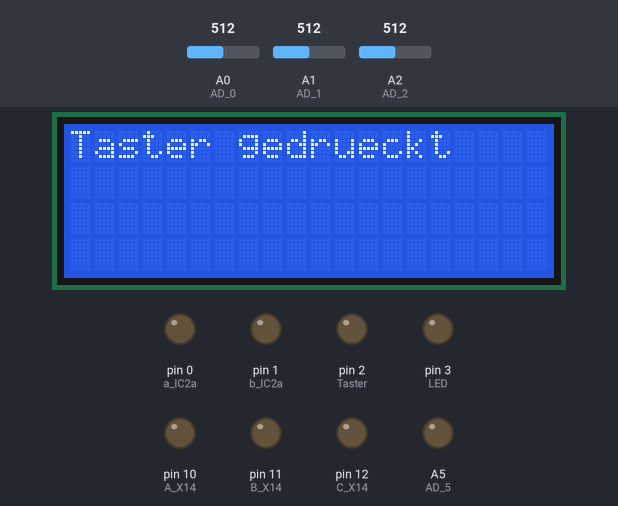
The program below on a simulated Arduino Uno, built with avr-gcc and run on an emulated ATmega328P. Shown: 20×4 character LCD, output pins drawn as LEDs (lit = HIGH). Inputs (shaded band) come from the test bench; at power-on: A0 (AD_0) = 512, A1 (AD_1) = 512, A2 (AD_2) = 512. Pins used as bus, display or sensor lines are not drawn.

Above: at 2.1 s.
At 5.2 s:
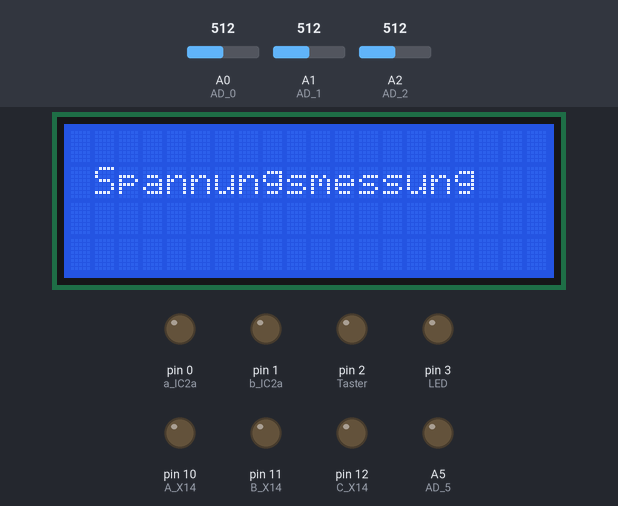
5.3 s: A0 (AD_0) set to 588
8.2 s: A0 (AD_0) set to 611
11.7 s: A0 (AD_0) set to 991
At 13.0 s:
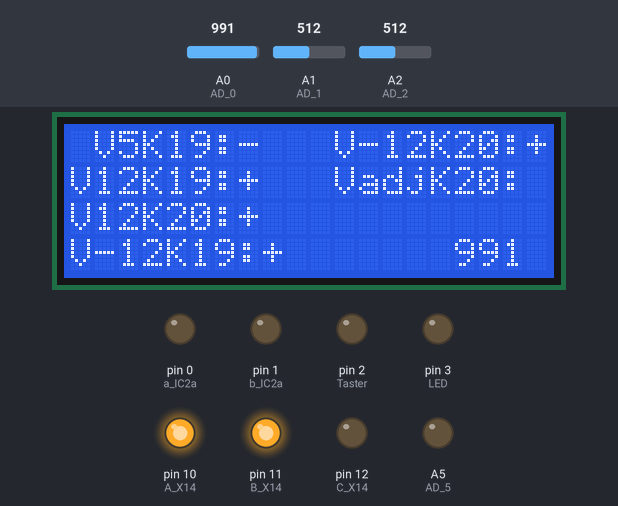
16.4 s: A0 (AD_0) set to 1013
28.0 s: A0 (AD_0) set to 270
At 36.7 s:
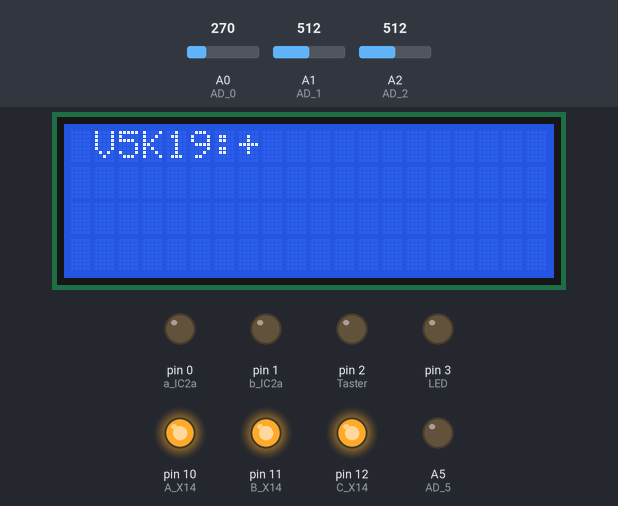
37.0 s: A1 (AD_1) set to 586
40.1 s: A1 (AD_1) set to 607
At 70.1 s:
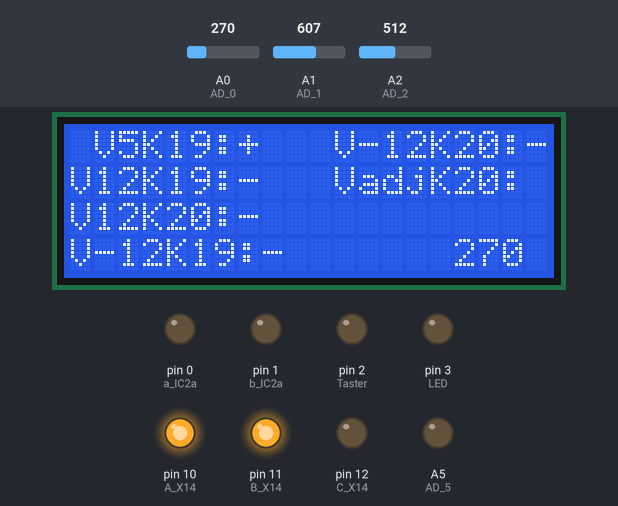
Timing chart, 0 to 70.6 s (numbered marks = the images above; inputs shaded):
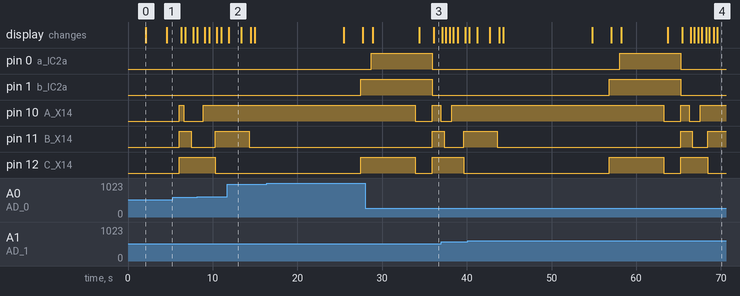

Measured:
- the behaviour switches between 599 and 600 on A1 (AD_1) (found by bisection; images 3 and 4)
- after the input at 28.0 s, the display: first differs from a run without the input after 8.1 s (image 3)
- what the display in image 0 shows lasts 2.5 s, from 2.1 s to 4.6 s

The program:

main.cpp
```cpp
#include <Arduino.h>
#include <LiquidCrystal.h>
#include <globalVar.h>
extern "C" {
  #include <func_spiout.h>
}

extern "C" {
  #include <func_spgmess.h>
}

extern "C"{
  #include <func_strmess.h>
}

extern "C"{
  #include <func_error.h>
}

String aZeile1 = "BFW MUENCHEN";
String aZeile2 = "EGS 28 und 34";
String aZeile3 = " ";
String aZeile4 = "Platinentester";
String bZeile1 = "Platine anschliessen";
String bZeile3 = "Test starten";


//-------------------------------PINS-----------------------------------------
//A0= + spg; A1= - spg; A2= Strom ;
int opto = A4; int AUS = A5;

byte AD_0 = A0, AD_1 = A1, AD_2 = A2, AD_5 = A5;

LiquidCrystal lcd(8, 9, 4, 5, 6, 7);

void setup()
{


 pinMode(A_X14, OUTPUT);
 pinMode(B_X14, OUTPUT);
 pinMode(C_X14, OUTPUT);

 pinMode(LED, OUTPUT);

 pinMode(AD_0, INPUT);
 pinMode(AD_1, INPUT);
 pinMode(AD_2, INPUT);

 pinMode(AD_5, OUTPUT);

 pinMode(SCK_, OUTPUT);
 pinMode(CS, OUTPUT);
 pinMode(SDA_, OUTPUT);
 digitalWrite(SCK_, LOW);

 pinMode(a_IC2a, OUTPUT);
 pinMode(b_IC2a, OUTPUT);
 pinMode(Taster,INPUT_PULLUP);

 digitalWrite(A_X14, LOW); // LSB
 digitalWrite(B_X14, LOW);
 digitalWrite(C_X14, LOW);  // MSB

 digitalWrite(a_IC2a, LOW); // LSB
 digitalWrite(b_IC2a, LOW); // MSB

 digitalWrite(AD_5, LOW);   // AUS=LOW ...also AN! (einstellberer regler)

 digitalWrite(LED, LOW);

  // set up the LCD's number of columns(Spalte) and rows(Zeile):
 lcd.begin(20,4);
 lcd.setCursor(0,0);
 lcd.print("Platine Anschliessen");
 lcd.setCursor(0,1);
 lcd.print("Taster druecken");

 // while(digitalRead(Taster)== HIGH);           // Für Testbetrieb Dauerhaft Taster gedrückt
  //{}

 pinMode(Taster, OUTPUT);
 digitalWrite(Taster,LOW);
 delay(2000);
 lcd.clear();
 lcd.print("Taster gedrueckt");

 delay(2000);

}

void loop()
{

if (digitalRead(A_X14) == LOW)
      {
          // Spannungsmessung V5_K19
          delay(500);
          lcd.clear();
          lcd.setCursor(1,1);
          lcd.print("Spannungsmessung");
          delay(1000);
          func_spgmess_V5_K19();
          V5_K19 = (analogRead(A0));

          lcd.clear();
          lcd.setCursor(1,0);
          lcd.print("V5K19:");
          if ((V5_K19 > 120) && (V5_K19 < 280))
            {
             lcd.setCursor(7,0);
             lcd.print("+");
             delay(500);

            }
          else
          {
            lcd.setCursor(7,0);
            lcd.print("-");
            func_error();
          }

          // Spannungsmessung V12_K19
          delay(200);
          func_spgmess_V12_K19();
          V12_K19 = (analogRead(A0));
          lcd.setCursor(0,1);
          lcd.print("V12K19:");
          if ((V12_K19 > 370) && (V12_K19 < 600))
          {
            lcd.setCursor(7,1);
            lcd.print("+");
            delay(500);
          }
          else
          {
            lcd.setCursor(7,1);
            lcd.print("-");
            func_error();
          }

          //Spannungsmessung V12_K20
          delay(200);
          func_spgmess_V12_K20();
          V12_K20 = (analogRead(A0));
          lcd.setCursor(0,2);
          lcd.print("V12K20:");
          delay(500);
          if ((V12_K19 > 370) && (V12_K19 < 600))
                    {
            lcd.setCursor(7,2);
            lcd.print("+");
            delay(500);
          }
          else
          {
            lcd.setCursor(7,2);
            lcd.print("-");
            func_error();
          }
          //Spannungsmessung Vneg12_K19
          delay(200);
          func_spgmess_Vneg12_K19();
          Vneg12_K19 = (analogRead(A1));
          lcd.setCursor(0,3);
          lcd.print("V-12K19:");
          delay(500);
          if ((Vneg12_K19 > 370) && (Vneg12_K19 < 600))
                    {
            lcd.setCursor(8,3);
            lcd.print("+");
            delay(500);
          }
          else
          {
            lcd.setCursor(8,3);
            lcd.print("-");
            func_error();
          }
         //Spannungsmessung Vneg12_K20
          delay(200);
          func_spgmess_Vneg12_K20();
          Vneg12_K20 = (analogRead(A1));
          lcd.setCursor(11,0);
          lcd.print("V-12K20:");
          delay(500);
          if ((Vneg12_K20 > 370) && (Vneg12_K20 < 600))
                    {
            lcd.setCursor(19,0);
            lcd.print("+");
            delay(500);
          }
          else
          {
            lcd.setCursor(19,0);
            lcd.print("-");
            func_error();
          }
           //Spannungsmessung Vadj_K20
          delay(200);
          func_spgmess_Vneg12_K20();
          Vadj_K20 = (analogRead(A0));
          lcd.setCursor(16,3);
          lcd.print(Vadj_K20);
          lcd.setCursor(11,1);
          lcd.print("VadjK20:");
          delay(500);

          //hier Spannung an Poti senden ////SET SPI 255
          digitalWrite(SCK_, LOW);
          delay(1);
          digitalWrite(CS, LOW);
          func_spiout(255);

          digitalWrite(CS, HIGH);
          delay(1000);
          Vadj_K20 = analogRead(A0);
          lcd.setCursor(16,3);
          lcd.print(Vadj_K20);

          if ((Vadj_K20 > 0) && (Vadj_K20 < 1000))
                    {
            lcd.setCursor(19,1);
            lcd.print("+");
            delay(500);
          }
          else
          {
            lcd.setCursor(19,1);
            lcd.print("-");
            func_error();
          }
          //Spannungsmessung VU_K19
          delay(200);
          func_spgmess_VU_K19();
          VU_K19 = (analogRead(A0));
          lcd.setCursor(13,2);
          lcd.print("VUK19:");
          delay(500);
          if ((VU_K19 > 0) && (VU_K19 < 1000))
          {
            lcd.setCursor(19,2);
            lcd.print("+");
            delay(10000);
          }
          else
          {
            lcd.setCursor(19,2);
            lcd.print("-");
            func_error();
            delay(10000);
          }


          delay(500);
          lcd.clear();
          lcd.setCursor(4,1);
          lcd.print("Strommessung");
          delay(2000);
          func_strmess_neg12V();
          Ineg12 = (analogRead(A2)); // zeile kommt weg wenn programm Funktuniert
          lcd.clear();
          lcd.setCursor(0,0);
          lcd.print("-12V:");
          lcd.setCursor(10,0);
          lcd.print(Ineg12);          // zeile kommt weg wenn programm Funktuniert
          if ((Ineg12 > 370) && (Ineg12 < 600))
            {
             lcd.setCursor(5,0);
             lcd.print("+");
             delay(500);
            }
          else
          {
            lcd.setCursor(5,0);
            lcd.print("-");
            func_error();
          }
          delay(500);
          func_strmess_neg12VBeg();
          I = (analogRead(A2));
          lcd.setCursor(0,1);
          lcd.print("-12V Beg:");
          lcd.setCursor(0,3);
          lcd.print(I);
          if (I < 1)
            {
              lcd.setCursor(9,1);
              lcd.print("+");
              delay(5000);
            }
          else
          {
            lcd.setCursor(9,1);
            lcd.print("-");
            delay(5000);
          }


          func_spgmess();


      }


}
```

func_error.h
```cpp
#include <Arduino.h>

void func_error();
```

func_spgmess.h
```cpp
#include <Arduino.h>

void func_spgmess();
void func_spgmess_V12_K19();
void func_spgmess_V12_K20();
void func_spgmess_V5_K19();
void func_spgmess_Vneg12_K19();
void func_spgmess_Vneg12_K20();
void func_spgmess_Vadj_K20();
void func_spgmess_VU_K19();
```

func_spiout.h
```cpp
#include <Arduino.h>


void func_spiout(byte dat);
```

func_strmess.h
```cpp
#include <Arduino.h>

void func_strmess_neg12VBeg();
void func_strmess_neg12V();
void func_spgmess_neg12_Beg();
void func_strmess_neg12_1();
```

globalVar.h
```cpp
#include <Arduino.h>
#pragma once

// Digitales Poti PINS Zum Ansprechen
extern byte CS, SCK_, SDA_;

// Variablen
int V5_K19 ;          int V12_K19;         int Vneg12_K19;
int V12_K20;          int Vneg12_K20;
int Vadj_K20;         int Vadj_min;        int Vadj_max;

int VU_K19;
int posSpg;             int negSpg;         int Spg;
int Ineg12;             int Iadj;           int I;
int I2;                 int I3;

int error;

//----------MUX-4051-----------
extern byte A_X14, B_X14, C_X14;

//-------MUX-4052--------
extern byte a_IC2a, b_IC2a;

 //-----------------LCD--------------------
extern byte D4, D5, D6;
extern byte D7 , RS, EN;

//----------------Auslese Pins Am Arduino----------------
extern byte AD_0;
extern byte AD_1;
extern byte AD_2;
extern byte AD_5;

//-------------------------------PINS-----------------------------------------
//A0= + spg; A1= - spg; A2= Strom ;
//int opto ; int AUS;
extern int Taster;
extern int LED;
```

func_error.c
```cpp
#include <Arduino.h>
#include <globalVar.h>
#include <func_error.h>

void func_error()

{
    if (error <= 3)

    {
      error++;
    }
    else
    {
        // hier kommt ein brake oder so hin
    }
}
```

func_spgmess.c
```cpp
#include <Arduino.h>
#include <globalVar.h>
#include <func_spgmess.h>


void func_spgmess()
{
       digitalWrite(A_X14, LOW);   // LSB
       digitalWrite(B_X14, LOW);
       digitalWrite(C_X14, LOW);  // MSB
}


void func_spgmess_V12_K19()
{
       delay(100);
       digitalWrite(A_X14, LOW);   // LSB
       digitalWrite(B_X14, HIGH);
       digitalWrite(C_X14, HIGH);  // MSB

       digitalWrite(a_IC2a, LOW);  // LSB
       digitalWrite(b_IC2a, LOW);  // MSB
       delay(200);

       //V12_K19 = (analogRead(AD_0));
}

void func_spgmess_V12_K20()
{
       digitalWrite(A_X14, LOW);   // LSB
       digitalWrite(B_X14, LOW);
       digitalWrite(C_X14, HIGH);  // MSB

       digitalWrite(a_IC2a, LOW); // LSB
       digitalWrite(b_IC2a, LOW); // MSB
       delay(200);

       //V12_K20 = (analogRead(AD_0));

}


void func_spgmess_V5_K19()
{
       delay(500);
       digitalWrite(A_X14, HIGH);  // LSB
       digitalWrite(B_X14, HIGH);
       digitalWrite(C_X14, HIGH);  // MSB

       digitalWrite(a_IC2a, LOW);  // LSB
       digitalWrite(b_IC2a, LOW);  // MSB
       delay(200);

      //V5_K19 = (analogRead(AD_0));
}

void func_spgmess_Vneg12_K19()
{
       digitalWrite(A_X14, HIGH);  // LSB
       digitalWrite(B_X14, LOW);
       digitalWrite(C_X14, HIGH);  // MSB

       digitalWrite(a_IC2a, LOW);  // LSB
       digitalWrite(b_IC2a, LOW);  // MSB
       delay(200);

       //Vneg12_K19 = (analogRead(AD_1));
}

void func_spgmess_Vneg12_K20()
{
       digitalWrite(A_X14, HIGH); // LSB
       digitalWrite(B_X14, HIGH);
       digitalWrite(C_X14, LOW);  // MSB

       digitalWrite(a_IC2a, LOW); // LSB
       digitalWrite(b_IC2a, LOW); // MSB

       //Vneg12_K20 = (analogRead(AD_1));
       delay(200);
}

void func_spgmess_Vadj_K20()
{
       delay(300);

       digitalWrite(A_X14, LOW);   // LSB
       digitalWrite(B_X14, HIGH);
       digitalWrite(C_X14, LOW);   // MSB

       digitalWrite(a_IC2a, LOW);  // LSB
       digitalWrite(b_IC2a, LOW);  // MSB

       delay(200);

       //Vadj_K20 = (analogRead(AD_0));
}

void func_spgmess_VU_K19()
{
       delay(200);
       digitalWrite(A_X14, HIGH);   // LSB
       digitalWrite(B_X14, LOW);
       digitalWrite(C_X14, LOW);  // MSB

       digitalWrite(a_IC2a, LOW); // LSB
       digitalWrite(b_IC2a, LOW); // MSB
       delay(200);

       //VU_K19 = (analogRead(AD_0));
}


// if ((VU_K20 < 102) || (VU_K20 > 820) && (error<=3))
//                   {
//                     error++;
//                   lcd.print("Meldung");
//                   }

//       {
```

func_spiout.c
```cpp
#include <Arduino.h>
#include <func_spiout.h>
#include <globalVar.h>

void func_spiout(byte dat)  // Daten über SPI senden
{
  byte i = 8;                                             //dat = z.B. 15 = B0000 1111
  do
  { //          <<1          <<1         <<1          <<1          <<1         <<1         <<1
    if (dat & 0x80)                                    //0000 1111    0001 1110   0011 1100    0111 1000    1111 0000    1110 0000   1100 0000    1000 0000
      digitalWrite(SDA_, HIGH);                        //1000 0000    1000 0000   1000 0000    1000 0000    1000 0000    1000 0000   1000 0000    1000 0000
    else                                               //0000 0000                                          1000 0000
      digitalWrite(SDA_, LOW);                         //   LOW         LOW          LOW         LOW           HIGH        HIGH         HIGH        HIGH

    delayMicroseconds(60);
    digitalWrite(SCK_, HIGH);
    delayMicroseconds(60);

    dat <<= 1;

    digitalWrite(SCK_, LOW);
    delayMicroseconds(50);
  } while (--i);


}
```

func_strmess.c
```cpp
#include <Arduino.h>
#include <globalVar.h>
#include <func_spgmess.h>

void func_strmess_neg12VBeg()
{
    digitalWrite(A_X14, HIGH);  // LSB
    digitalWrite(B_X14, LOW);
    digitalWrite(C_X14, HIGH);  // MSB

    digitalWrite(a_IC2a, HIGH); // LSB
    digitalWrite(b_IC2a, HIGH);  // MSB
    delay(200);
}

void func_strmess_neg12V()
{
    digitalWrite(A_X14, HIGH);  // LSB
    digitalWrite(B_X14, LOW);
    digitalWrite(C_X14, HIGH);  // MSB

    digitalWrite(a_IC2a, LOW); // LSB
    digitalWrite(b_IC2a, HIGH);  // MSB
    delay(200);
}

void func_strmess_neg12_1()

{
    digitalWrite(A_X14, HIGH);  // LSB
    digitalWrite(B_X14, LOW);
    digitalWrite(C_X14, HIGH);  // MSB

    digitalWrite(a_IC2a, LOW); // LSB
    digitalWrite(b_IC2a, HIGH);  // MSB
    delay(200);
}

void func_spgmess_neg12_Beg()

{
    digitalWrite(A_X14, HIGH);  // LSB
    digitalWrite(B_X14, LOW);
    digitalWrite(C_X14, HIGH);  // MSB

    digitalWrite(a_IC2a, HIGH); // LSB
    digitalWrite(b_IC2a, HIGH);  // MSB
    delay(200);
}
```

globalVar.c
```cpp
#include <Arduino.h>
#include <globalVar.h>


// Digitales Poti PINS Zum Ansprechen
byte CS = 13 , SCK_ = 5, SDA_ = 4;

//-4051-------MUX--------4052-------
byte A_X14 = 10;     byte a_IC2a = 0;
byte B_X14 = 11;     byte b_IC2a = 1;
byte C_X14 = 12;

//-----------------LCD--------------------
byte D4 = 4;    byte D5 = 5;    byte D6 = 6;
byte D7 = 7;    byte RS = 8;    byte EN = 9;


//-------------------------------PINS-----------------------------------------
//A0= + spg; A1= - spg; A2= Strom ;
int Taster = 2;
int LED = 3;

//----------------Auslese Pins Am Arduino----------------
// byte AD_0 = A0;
// byte AD_1 = A1;
// byte AD_2 = A2;
// byte AD_5 = A5;
```
